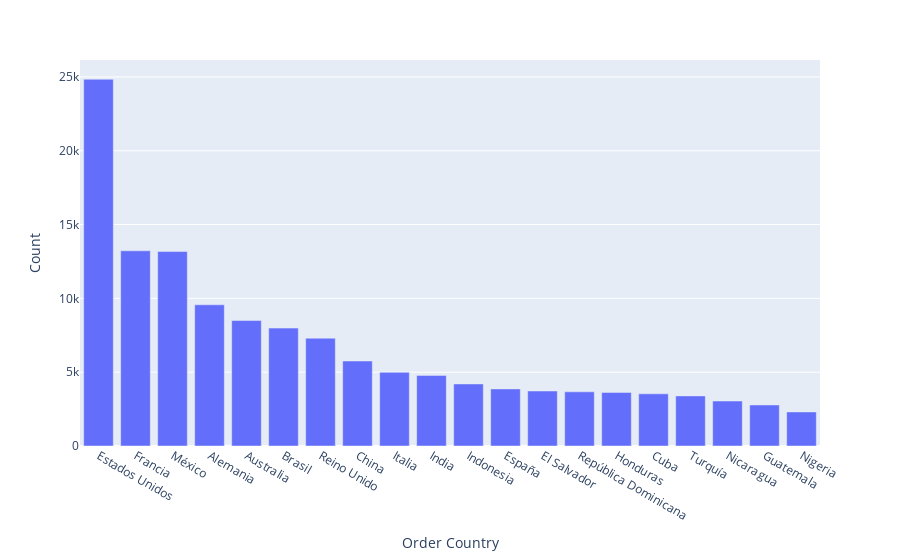

Source (notebook cell):
### Code cell
#First 20 destination country per order
oc = df.pivot_table(index=["Order Country"], aggfunc="size").reset_index(name="Count")
sorted_oc = oc.sort_values(by='Count', ascending=False)
sorted_oc.reset_index(drop = True)
sorted_oc = sorted_oc.head(20)
fig = px.bar(sorted_oc, x="Order Country", y= "Count" )
fig.show()

### Figure 1 — Plotly figure (JSON) as saved in the notebook; plotly's stock layout.template omitted (floating-point values rounded to 4 significant figures)
{"data": [{"alignmentgroup": "True", "hovertemplate": "Order Country=%{x}<br>Count=%{y}<extra></extra>", "legendgroup": "", "marker": {"color": "#636efa", "pattern": {"shape": ""}}, "name": "", "offsetgroup": "", "orientation": "v", "showlegend": false, "textposition": "auto", "type": "bar", "x": ["Estados Unidos", "Francia", "México", "Alemania", "Australia", "Brasil", "Reino Unido", "China", "Italia", "India", "Indonesia", "España", "El Salvador", "República Dominicana", "Honduras", "Cuba", "Turquía", "Nicaragua", "Guatemala", "Nigeria"], "xaxis": "x", "y": [24840, 13222, 13172, 9564, 8497, 7987, 7302, 5758, 4989, 4783, 4204, 3868, 3726, 3669, 3629, 3534, 3395, 3046, 2778, 2309], "yaxis": "y"}], "layout": {"barmode": "relative", "legend": {"tracegroupgap": 0}, "margin": {"t": 60}, "xaxis": {"anchor": "y", "domain": [0, 1], "title": {"text": "Order Country"}}, "yaxis": {"anchor": "x", "domain": [0, 1], "title": {"text": "Count"}}}}
